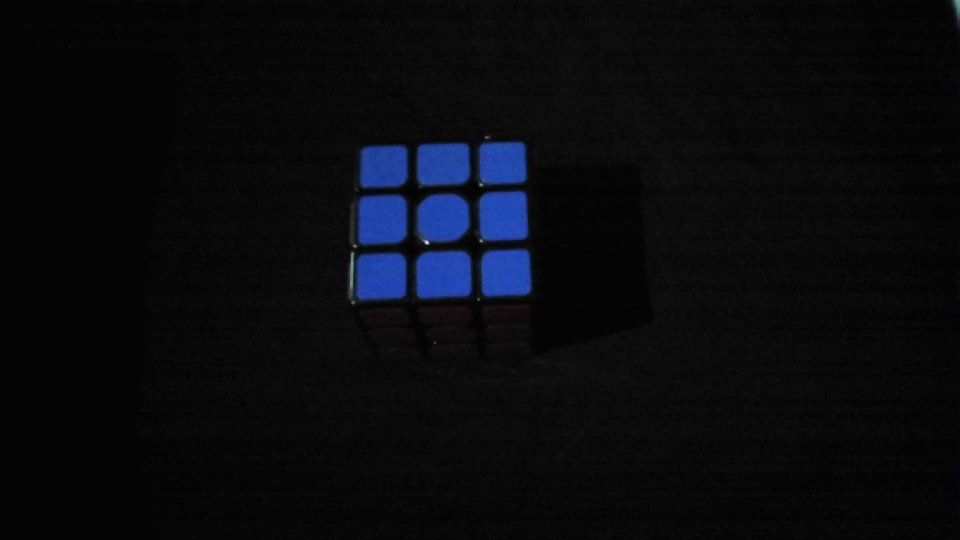
#> input picture data/Blue.jpg, 1920 x 1080 px, given in place of the camera (shown at 1/2 size)
$ python Rubik_solver_with_Camera.py
#> lines starting #> are read from the running program, lines starting #| are printed output that depends on the picture; after the words box and inside, x2 and y2 are one past the last pixel; in counts of white or black regions, pixels touching at a corner belong together
import kociemba
import cv2 as cv2
import numpy as np
from matplotlib import pyplot as plt
import imutils
import time
from difflib import SequenceMatcher

# [15 lines of commented-out code are left out]
L_rubik_blue   = np.array([100,80,100])
U_rubik_blue   = np.array([130,255,255])
L_rubik_green  = np.array([60,80,120])
U_rubik_green  = np.array([80,255,255])
L_rubik_yellow = np.array([20,35,120])
U_rubik_yellow = np.array([60,255,255])
L_rubik_white  = np.array([0,0,130])
U_rubik_white  = np.array([179,60,255])
L_rubik_red    = np.array([0,35,130])
U_rubik_red    = np.array([10,255,255])
L_rubik_orange = np.array([9,35,130])
U_rubik_orange = np.array([20,255,255])

Blue    = [255,0,0]
Red     = [0,0,255]
Green   = [0,255,0]
Yellow  = [0,255,255]
Orange  = [0,128,255]
White   = [255,255,255]

# [6 lines of commented-out code are left out]
lower_color = np.array([0,0,0])
upper_color = np.array([0,0,0])

kernel = np.ones((50, 50), np.uint8)
Ero_kernel = np.ones((15, 15), np.uint8)
block_location = []
pattern = []
text_color = (0,0,0)
text_color_in = (0,255,255)
BG_color = (0,0,0)
arrow_color = (0,255,0)

cx = 0
cy = 0
Full_face_color = ""
Face_Color_Pattern = [(0,0,0) for j in range(54)]
In_FaceVerify_T = 0
Diff_FaceVerify_T = 0
Out_FaceVerify_T = 0
Toggle = 0

Face = ['','','','','','']
face_num = 0
SumFace = ""
Face_step = 0
Root = ''

def find_hsv_value():
    global lower_color
    global upper_color

    l_h = cv2.getTrackbarPos("Low - H","HSV selection")
    l_s = cv2.getTrackbarPos("Low - S","HSV selection")
    l_v = cv2.getTrackbarPos("Low - V","HSV selection")
    u_h = cv2.getTrackbarPos("Upper - H","HSV selection")
    u_s = cv2.getTrackbarPos("Upper - S","HSV selection")
    u_v = cv2.getTrackbarPos("Upper - V","HSV selection")

    lower_color = np.array([l_h,l_s,l_v])
    upper_color = np.array([u_h,u_s,u_v])
    # lower_color = np.array([0,0,0]) #for all
    # upper_color = np.array([179,255,91]) #for all

# [5 lines left out: function show_size, not called in this run]

def SortingPoint(Points):
    top_part = []
    mid_part = []
    bot_part = []

    # print('Points : ',Points)
    SortedY_Point = sorted(Points , key=lambda k: [k[1], k[0]])
    # print('Sorted Y Points : ',SortedY_Point)
    for x,_ in enumerate(SortedY_Point):
        if x < 3 :
            top_part.append(SortedY_Point[x])
        elif x < 6 :
            mid_part.append(SortedY_Point[x])
        elif x < 9 :
            bot_part.append(SortedY_Point[x])
    # print('Top part : ',top_part)
    # print('Mid part : ',mid_part)
    # print('Bot part : ',bot_part)
    top_part = sorted(top_part , key=lambda k: [k[0], k[1]])
    mid_part = sorted(mid_part , key=lambda k: [k[0], k[1]])
    bot_part = sorted(bot_part , key=lambda k: [k[0], k[1]])

    Sum_point = top_part + mid_part + bot_part

    top_part.clear()
    mid_part.clear()
    bot_part.clear()

    # print('Sum : ',Sum_point)
    return Sum_point

# [7 lines left out: function ShowPlot, not called in this run]

def convert(s):

    # initialization of string to ""
    new = ""

    # traverse in the string
    for x in s:
        new += x

    # return string
    return new

def get_color(HSV, position):
    global Full_face_color
    HSVofPoint = []
    colorpattern = []

    for i,_ in enumerate(position):
        # print('HSV : ',HSV[position[i][1],position[i][0]])
        HSVofPoint.append(HSV[position[i][1],position[i][0]])

    for i,value in enumerate(HSVofPoint):
        if (L_rubik_blue[0] <= value[0] <= U_rubik_blue[0]) and (L_rubik_blue[1] <= value[1] <= U_rubik_blue[1]) and (L_rubik_blue[2] <= value[2] <= U_rubik_blue[2]):
            colorpattern.append('B') # B = Blue
        elif (L_rubik_red[0] <= value[0] <= U_rubik_red[0]) and (L_rubik_red[1] <= value[1] <= U_rubik_red[1]) and (L_rubik_red[2] <= value[2] <= U_rubik_red[2]):
            colorpattern.append('R') # R = Red
        elif (L_rubik_green[0] <= value[0] <= U_rubik_green[0]) and (L_rubik_green[1] <= value[1] <= U_rubik_green[1]) and (L_rubik_green[2] <= value[2] <= U_rubik_green[2]):
            colorpattern.append('G') # G = Green
        elif (L_rubik_yellow[0] <= value[0] <= U_rubik_yellow[0]) and (L_rubik_yellow[1] <= value[1] <= U_rubik_yellow[1]) and (L_rubik_yellow[2] <= value[2] <= U_rubik_yellow[2]):
            colorpattern.append('Y') # Y = Yellow
        elif (L_rubik_orange[0] <= value[0] <= U_rubik_orange[0]) and (L_rubik_orange[1] <= value[1] <= U_rubik_orange[1]) and (L_rubik_orange[2] <= value[2] <= U_rubik_orange[2]):
            colorpattern.append('O') # O = Orange
        elif (L_rubik_white[0] <= value[0] <= U_rubik_white[0]) and (L_rubik_white[1] <= value[1] <= U_rubik_white[1]) and (L_rubik_white[2] <= value[2] <= U_rubik_white[2]):
            colorpattern.append('W') # W = White
        elif(1):
            colorpattern.append('(E)')


    # print('Position : ', position)
    # print('color : ', colorpattern)
    Full_face_color = convert(colorpattern)

    # print('Full_face_color : ', Full_face_color)
    return colorpattern, len(colorpattern)

def color_text(Points_location, pattern):

    for i,color in enumerate(pattern):
        # cv2.putText(img, "Centre",(Points_location[i][0]-25,Points_location[i][1]-30),cv2.FONT_HERSHEY_SIMPLEX,0.5,text_color,5)
        cv2.putText(img, "Color = "+ pattern[i], (Points_location[i][0]-38,Points_location[i][1]-12),cv2.FONT_HERSHEY_SIMPLEX,0.5,text_color,5)

        # cv2.putText(img, "Centre",(Points_location[i][0]-25,Points_location[i][1]-30),cv2.FONT_HERSHEY_SIMPLEX,0.5,text_color_in,2)
        cv2.putText(img, "Color = "+ pattern[i], (Points_location[i][0]-38,Points_location[i][1]-12),cv2.FONT_HERSHEY_SIMPLEX,0.5,text_color_in,2)

    Xpos = 1700
    ypos = 80
    cv2.putText(img, "F = Blue "    , (Xpos, ypos),cv2.FONT_HERSHEY_SIMPLEX,0.6,text_color,5)
    cv2.putText(img, "R = Red "     , (Xpos, ypos+20),cv2.FONT_HERSHEY_SIMPLEX,0.6,text_color,5)
    cv2.putText(img, "B = Green "   , (Xpos, ypos+40),cv2.FONT_HERSHEY_SIMPLEX,0.6,text_color,5)
    cv2.putText(img, "U = Yellow "  , (Xpos, ypos+60),cv2.FONT_HERSHEY_SIMPLEX,0.6,text_color,5)
    cv2.putText(img, "L = Orange "  , (Xpos, ypos+80),cv2.FONT_HERSHEY_SIMPLEX,0.6,text_color,5)
    cv2.putText(img, "D = White "   , (Xpos, ypos+100),cv2.FONT_HERSHEY_SIMPLEX,0.6,text_color,5)

    cv2.putText(img, "F = Blue "    , (Xpos, ypos),cv2.FONT_HERSHEY_SIMPLEX,0.6,(255,128,0),2)
    cv2.putText(img, "R = Red "     , (Xpos, ypos+20),cv2.FONT_HERSHEY_SIMPLEX,0.6,(51,51,255),2)
    cv2.putText(img, "B = Green "   , (Xpos, ypos+40),cv2.FONT_HERSHEY_SIMPLEX,0.6,(0,255,0),2)
    cv2.putText(img, "U = Yellow "  , (Xpos, ypos+60),cv2.FONT_HERSHEY_SIMPLEX,0.6,(0,255,255),2)
    cv2.putText(img, "L = Orange "  , (Xpos, ypos+80),cv2.FONT_HERSHEY_SIMPLEX,0.6,(51,153,255),2)
    cv2.putText(img, "D = White "   , (Xpos, ypos+100),cv2.FONT_HERSHEY_SIMPLEX,0.6,(255,255,255),2)

def Verify_HSV():
    cv2.namedWindow("HSV selection")
    cv2.createTrackbar("Low - H","HSV selection", 0,179,nothing)
    cv2.createTrackbar("Low - S","HSV selection", 0,255,nothing)
    cv2.createTrackbar("Low - V","HSV selection", 0,255,nothing)
    cv2.createTrackbar("Upper - H","HSV selection", 0,179,nothing)
    cv2.createTrackbar("Upper - S","HSV selection", 0,255,nothing)
    cv2.createTrackbar("Upper - V","HSV selection", 0,255,nothing)

def Face_verify(S_pattern,Num_P,Srt_L):
    global In_FaceVerify_T
    global Out_FaceVerify_T
    global Diff_FaceVerify_T
    global Face
    global face_num
    global Toggle
    global Face_step
    In_FaceVerify_T = int(round(time.time() * 1000))
    # print('In_FaceVerify_T : ',In_FaceVerify_T)
    # print('Out_FaceVerify_T : ',Out_FaceVerify_T)
    if Num_P==9 and "(E)" not in S_pattern:

        print('In Face_Verify')
        # print('S_pattern :', S_pattern)
        # print('Face[face_num-1] :', Face[face_num-1])
        if Face_step == 1:
            Sign_BTW_Face(Srt_L, Face_step)
            cv2.putText(img, "Same Face . . .", (900,120),cv2.FONT_HERSHEY_SIMPLEX,1,text_color,5)
            cv2.putText(img, "Same Face . . .", (900,120),cv2.FONT_HERSHEY_SIMPLEX,1,text_color_in,2)


        if S_pattern == Face[face_num-1]:
            Toggle = 1
            cv2.putText(img, "Same Face . . .", (900,120),cv2.FONT_HERSHEY_SIMPLEX,1,text_color,5)
            cv2.putText(img, "Same Face . . .", (900,120),cv2.FONT_HERSHEY_SIMPLEX,1,text_color_in,2)

            Sign_BTW_Face(Srt_L, Face_step)


        else:

            if face_num == 1 or face_num == 2 or face_num == 3:
                if S_pattern[4] != Face[face_num-1][4]:
                    Toggle = 0

            elif face_num == 4:
                if S_pattern[4] != Face[face_num-1][4] and S_pattern[4] != Face[0][4]:
                    Toggle = 0
                    Face_step = 0
                if S_pattern[4] == Face[0][4]:
                    Face_step = 1

            elif face_num == 5:

                if S_pattern[4] != Face[face_num-1][4] and S_pattern[4] != Face[0][4]:
                    Toggle = 0
                if S_pattern[4] == Face[0][4] or S_pattern[4] == Face[1][4] or S_pattern[4] == Face[2][4] or S_pattern[4] == Face[3][4]:
                    Face_step = 1

        if face_num == 6:
                Sign_BTW_Face(Srt_L, Face_step)
                if S_pattern == Face[0]:
                    face_num += 1

        elif Num_P==9 and "(E)" not in S_pattern and Toggle == 0:
            Diff_FaceVerify_T = In_FaceVerify_T - Out_FaceVerify_T
            cv2.putText(img, "Verifying . . . Time : " + str(Diff_FaceVerify_T), (800,120),cv2.FONT_HERSHEY_SIMPLEX,1,text_color,5)
            cv2.putText(img, "Verifying . . . Time : " + str(Diff_FaceVerify_T), (800,120),cv2.FONT_HERSHEY_SIMPLEX,1,text_color_in,2)
            Face_step = 0
            # print(Diff_FaceVerify_T)

            if Diff_FaceVerify_T > 1000 :
                Store_face(S_pattern)
                # print('Store_face : ',Diff_FaceVerify_T)


    else:
        Out_FaceVerify_T = In_FaceVerify_T
        if Num_P!=9:
            cv2.putText(img, "Face not Full", (900,150),cv2.FONT_HERSHEY_SIMPLEX,1,text_color,5)
            cv2.putText(img, "Face not Full", (900,150),cv2.FONT_HERSHEY_SIMPLEX,1,text_color_in,2)
        if "(E)" in S_pattern:
            cv2.putText(img, "Color Error", (900,190),cv2.FONT_HERSHEY_SIMPLEX,1,text_color,5)
            cv2.putText(img, "Color Error", (900,190),cv2.FONT_HERSHEY_SIMPLEX,1,text_color_in,2)

# [126 lines left out: functions Store_face, Sign_BTW_Face, Arrow_CW, Arrow_CCW, Arrow_Up, Arrow_Down and 5 more, not called in this run]

def Show_pending():
    Edge_OS = 40
    Show_Pending_detail(Edge_OS)
    #horizontal
    cv2.rectangle(img, pt1=(Edge_OS,Edge_OS+90), pt2=(Edge_OS+360,Edge_OS+180), color=(0,255,0), thickness=1)

    cv2.rectangle(img, pt1=(Edge_OS+90,Edge_OS+30), pt2=(Edge_OS+180,Edge_OS+60), color=(0,255,0), thickness=1)
    cv2.rectangle(img, pt1=(Edge_OS,Edge_OS+120), pt2=(Edge_OS+360,Edge_OS+150), color=(0,255,0), thickness=1)
    cv2.rectangle(img, pt1=(Edge_OS+90,Edge_OS+210), pt2=(Edge_OS+180,Edge_OS+240), color=(0,255,0), thickness=1)

    #vertical
    cv2.rectangle(img, pt1=(Edge_OS+90,Edge_OS), pt2=(Edge_OS+180,Edge_OS+270), color=(0,255,0), thickness=1)

    cv2.rectangle(img, pt1=(Edge_OS+30,Edge_OS+90), pt2=(Edge_OS+60,Edge_OS+180), color=(0,255,0), thickness=1)
    cv2.rectangle(img, pt1=(Edge_OS+120,Edge_OS), pt2=(Edge_OS+150,Edge_OS+270), color=(0,255,0), thickness=1)
    cv2.rectangle(img, pt1=(Edge_OS+210,Edge_OS+90), pt2=(Edge_OS+240,Edge_OS+180), color=(0,255,0), thickness=1)
    cv2.rectangle(img, pt1=(Edge_OS+270,Edge_OS+90), pt2=(Edge_OS+300,Edge_OS+180), color=(0,255,0), thickness=1)
    cv2.rectangle(img, pt1=(Edge_OS+330,Edge_OS+90), pt2=(Edge_OS+360,Edge_OS+180), color=(0,255,0), thickness=1)

    if face_num < 7:
        FaceToColor(face_num)

def FaceToColor(num):

    pos = (num*9)-9
    for i,x in enumerate(Face[num-1]):
        if x == 'B':
            Face_Color_Pattern[pos+i]= Blue
        if x == 'R':
            Face_Color_Pattern[pos+i]= Red
        if x == 'G':
            Face_Color_Pattern[pos+i]= Green
        if x == 'Y':
            Face_Color_Pattern[pos+i]= Yellow
        if x == 'O':
            Face_Color_Pattern[pos+i]= Orange
        if x == 'W':
            Face_Color_Pattern[pos+i]= White

def Show_Pending_detail(Edge_OS):
    # [6 lines of commented-out code are left out]

    Pending_detail(Edge_OS+90,Edge_OS+90,0)
    Pending_detail(Edge_OS+180,Edge_OS+90,9)
    Pending_detail(Edge_OS+270,Edge_OS+90,18)
    Pending_detail(Edge_OS,Edge_OS+90,27)
    Pending_detail(Edge_OS+90,Edge_OS,36)
    Pending_detail(Edge_OS+90,Edge_OS+180,45)

def Pending_detail(start_P_X,start_P_Y,num):

    cv2.rectangle(img, pt1=(start_P_X,start_P_Y), pt2=(start_P_X+30,start_P_Y+30), color = Face_Color_Pattern[num], thickness=-1)
    cv2.rectangle(img, pt1=(start_P_X+30,start_P_Y), pt2=(start_P_X+60,start_P_Y+30), color = Face_Color_Pattern[num+1], thickness=-1)
    cv2.rectangle(img, pt1=(start_P_X+60,start_P_Y), pt2=(start_P_X+90,start_P_Y+30), color = Face_Color_Pattern[num+2], thickness=-1)

    cv2.rectangle(img, pt1=(start_P_X,start_P_Y+30), pt2=(start_P_X+30,start_P_Y+60), color = Face_Color_Pattern[num+3], thickness=-1)
    cv2.rectangle(img, pt1=(start_P_X+30,start_P_Y+30), pt2=(start_P_X+60,start_P_Y+60), color = Face_Color_Pattern[num+4], thickness=-1)
    cv2.rectangle(img, pt1=(start_P_X+60,start_P_Y+30), pt2=(start_P_X+90,start_P_Y+60), color = Face_Color_Pattern[num+5], thickness=-1)

    cv2.rectangle(img, pt1=(start_P_X,start_P_Y+60), pt2=(start_P_X+30,start_P_Y+90), color = Face_Color_Pattern[num+6], thickness=-1)
    cv2.rectangle(img, pt1=(start_P_X+30,start_P_Y+60), pt2=(start_P_X+60,start_P_Y+90), color = Face_Color_Pattern[num+7], thickness=-1)
    cv2.rectangle(img, pt1=(start_P_X+60,start_P_Y+60), pt2=(start_P_X+90,start_P_Y+90), color = Face_Color_Pattern[num+8], thickness=-1)
    pass

def nothing(x):
    pass

cap = cv2.VideoCapture(0)
cap.set(cv2.CAP_PROP_AUTOFOCUS, 0)
cap.set(3, 1920)
cap.set(4, 1080)

Verify_HSV()

while (cap.isOpened()):
    _,frame = cap.read()
#> frame is the input picture: shape (1080, 1920, 3); mean B, G, R 13.9, 10.1, 8.8
    img = imutils.rotate(frame, 180)
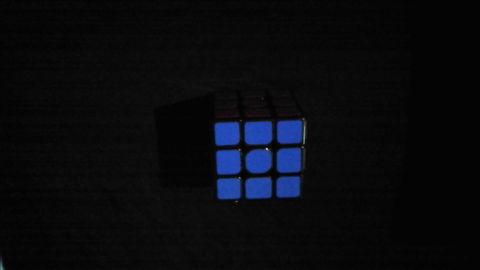
#> img: shape (1080, 1920, 3) (shown at 1/4 size); mean B, G, R 13.9, 10.1, 8.8
    blurred_img = cv2.GaussianBlur(img, (21,21),0)
    hsv_img = cv2.cvtColor(blurred_img, cv2.COLOR_BGR2HSV)
#> hsv_img: shape (1080, 1920, 3); mean H, S, V 8.3, 10.9, 14

    # show_size(img)

    find_hsv_value()

    mask = cv2.inRange(hsv_img, lower_color, upper_color)
#> mask: shape (1080, 1920); every value is 0
    # /////SET/////
    mask = cv2.bitwise_not(mask)   #for all color hide when finding HSV
#> mask: shape (1080, 1920); every value is 255
    mask = cv2.erode(mask, Ero_kernel, iterations=1)
    mask = cv2.morphologyEx(mask, cv2.MORPH_OPEN, kernel)

    contours = cv2.findContours(mask, cv2.RETR_TREE, cv2.CHAIN_APPROX_SIMPLE)
#> contours = 1 contour; box (x1, y1, x2, y2) and area: (0, 0, 1920, 1080) 2070601
    contours = imutils.grab_contours(contours)
#> contours = [[[0, 0], [0, 1079], [1919, 1079], [1919, 0]]]

    for index,contour in enumerate(contours):
        area = cv2.contourArea(contour)
        if 40000>area>10000:
            # cv2.drawContours(img, contour,-1,(0,255,0),3) #check corner
            # print(area)
            M = cv2.moments(contour)
            approx = cv2.approxPolyDP(contour,0.001*cv2.arcLength(contour, True), True)
            cv2.drawContours(img, [approx],0,(102,0,102),4)
            cv2.drawContours(img, [approx],0,(0,255,255),2)

            cx = int(M["m10"]/M["m00"])
            cy = int(M["m01"]/M["m00"])

            point = [cx,cy]

            block_location.append(point)

            cv2.circle(img,(cx,cy),7,(0,0,0),-1)
            cv2.circle(img,(cx,cy),5,(0,255,255),-1)

            cv2.putText(img, "Centre",(cx-25,cy-30),cv2.FONT_HERSHEY_SIMPLEX,0.5,text_color,5)
            cv2.putText(img, "X = "+str(cx),(cx-30,cy+20),cv2.FONT_HERSHEY_SIMPLEX,0.5,text_color,5)
            cv2.putText(img, "Y = "+str(cy),(cx-30,cy+40),cv2.FONT_HERSHEY_SIMPLEX,0.5,text_color,5)

            cv2.putText(img, "Centre",(cx-25,cy-30),cv2.FONT_HERSHEY_SIMPLEX,0.5,text_color_in,2)
            cv2.putText(img, "X = "+str(cx),(cx-30,cy+20),cv2.FONT_HERSHEY_SIMPLEX,0.5,text_color_in,2)
            cv2.putText(img, "Y = "+str(cy),(cx-30,cy+40),cv2.FONT_HERSHEY_SIMPLEX,0.5,text_color_in,2)
#> this loop made 1 pass
#> (contour, area) on pass 1: ([[0, 0], [0, 1079], [1919, 1079], [1919, 0]], 2070601)
#> after the loop, block_location = []

    Srt_L = SortingPoint(block_location)
#> Srt_L = []
    block_location.clear()
    # print('Sorted point : ',Srt_L)
    pattern,Num_of_point = get_color(hsv_img, Srt_L)
#> after the loop in convert, `for x in s:`: new = ''
#> pattern = []; Num_of_point = 0
    color_text(Srt_L, pattern)
#> in color_text, `cv2.putText(img, "U = Yellow "  , (Xpos, ypos+60),cv2.FONT_HERSHEY_SIM..`:
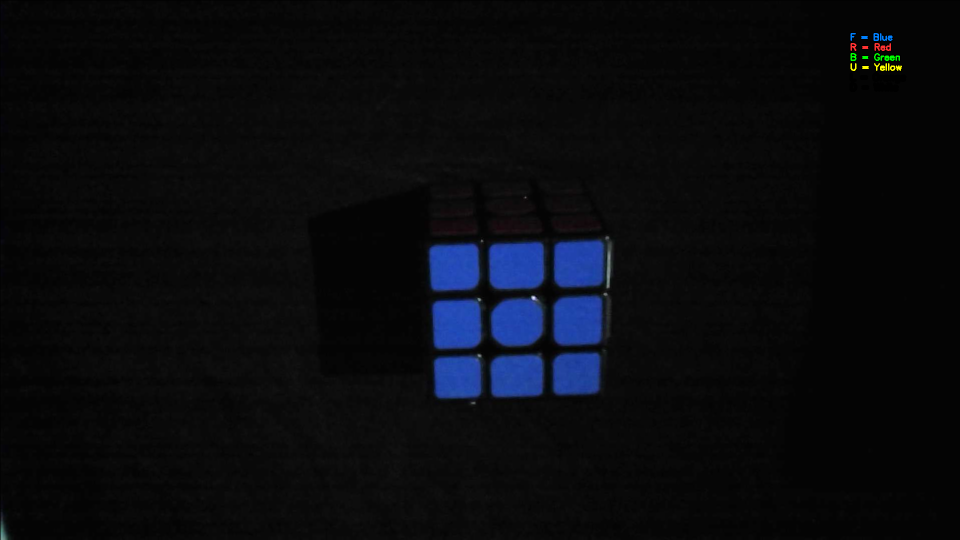
#> img: shape (1080, 1920, 3) (shown at 1/2 size); mean B, G, R 14, 10.3, 9

    Show_pending()

    if face_num < 7 :
        Face_verify(Full_face_color, Num_of_point,Srt_L)
    else :
        Sum_all_face()
        Root = Solve_rubik()
    print(Root)

    # [4 lines of commented-out code are left out]
    Show_image = cv2.resize(img,(1280,720))
    Show_blurred = cv2.resize(blurred_img,(640,480))
    Show_mask = cv2.resize(mask,(640,480))
    Show_HSV = cv2.resize(hsv_img,(640,480))

    cv2.imshow("Original Image",Show_image)
    #cv2.imshow("Blurred Image",Show_blurred)
    cv2.imshow("Selection",Show_mask)
    cv2.imshow("HSV",Show_HSV)


    if cv2.waitKey(1) & 0xFF==ord('q'):
#> (key q is pressed here)
        break

cap.release()
cv2.destroyAllWindows()
